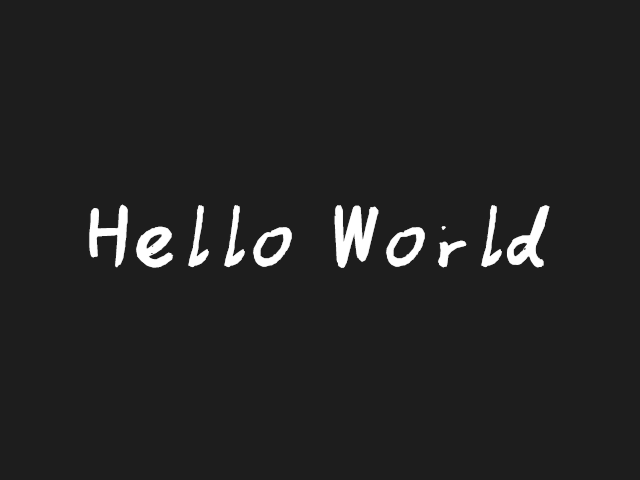
#> input picture 资源/实例代码/5.4-1  分水岭和GrabCut算法进行图像分割/stardust/HelloWorld.png, 640 x 480 px
$ python stardust.py
#> lines starting #> are read from the running program, lines starting #| are printed output that depends on the picture; after the words box and inside, x2 and y2 are one past the last pixel; in counts of white or black regions, pixels touching at a corner belong together
#file      stardust.py
#author    凡尘(Kevin Brooks)
#version   1.0
#date      2020_10_31
#github    https://github.com/stardust-scitech/OpenCM
#copyright Copyright (C) 2018, Stardust Studio, All Rights Reserved
#license   http://www.apache.org/licenses/LICENSE-2.0

#导入cv2模块，定义别名为cv
import cv2 as cv
#导入数学运算库，定义别名为np
import numpy as np

#加载图片
img = cv.imread("HelloWorld.png")
#> img is the input picture: shape (480, 640, 3); min 29, max 255, mean 34.7
#BGR转灰度
gray = cv.cvtColor(img,cv.COLOR_BGR2GRAY)
#二值化
ret,thresh = cv.threshold(gray,0,255,cv.THRESH_BINARY_INV+cv.THRESH_OTSU)
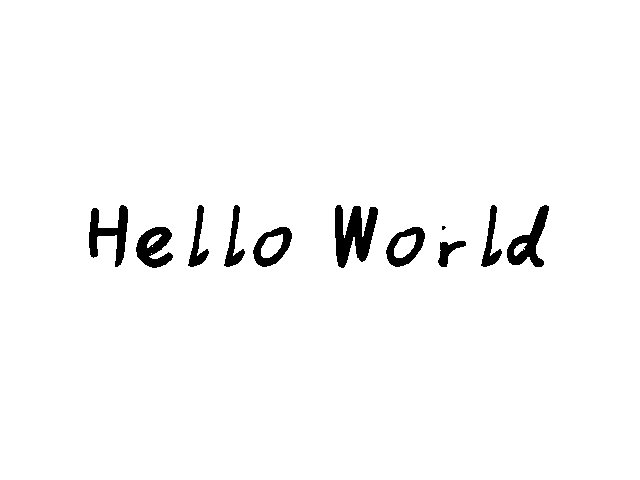
#> thresh: shape (480, 640); 97.4% white; 11 black regions (1 under 20 px), largest, box (x1, y1, x2, y2) and area: (335, 205, 378, 268) 1608, (89, 205, 128, 267) 1050, (507, 205, 549, 267) 1040
#> ret = 137
#创建结构单元
kernel = np.ones((3,3),np.uint8)
#图像膨胀
back_ground = cv.dilate(thresh,kernel,iterations=2)
#> back_ground: shape (480, 640); 99% white; 15 black regions (2 under 20 px), largest, box (x1, y1, x2, y2) and area: (337, 208, 376, 265) 855, (91, 208, 126, 263) 479, (509, 208, 547, 265) 455
#进行距离变换
distance_transform = cv.distanceTransform(thresh,cv.DIST_L2,5)
#阈值调节
ret,fore_ground = cv.threshold(distance_transform,0.3*distance_transform.max(),255,0)
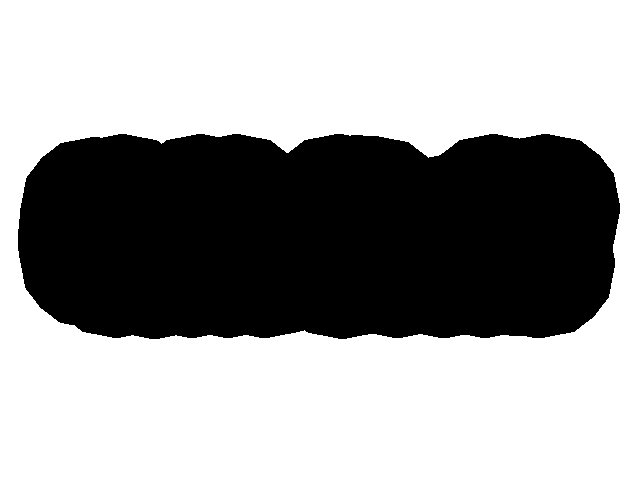
#> fore_ground: shape (480, 640) float32; 63.1% white; 1 black region, box (x1, y1, x2, y2) and area: (18, 134, 620, 339) 113346
#> ret = 71.73
#浮点转整数
fore_ground = np.uint8(fore_ground)
#两图像相减，获得重叠区域
unknown = cv.subtract(back_ground,fore_ground)
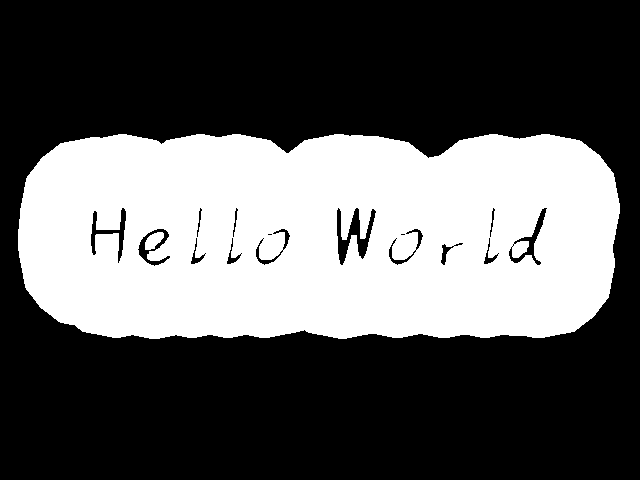
#> unknown: shape (480, 640); 35.9% white; 2 white regions, box (x1, y1, x2, y2) and area: (18, 134, 620, 339) 109990, (145, 232, 164, 250) 221
#连通域标记图像
ret,markers = cv.connectedComponents(back_ground)
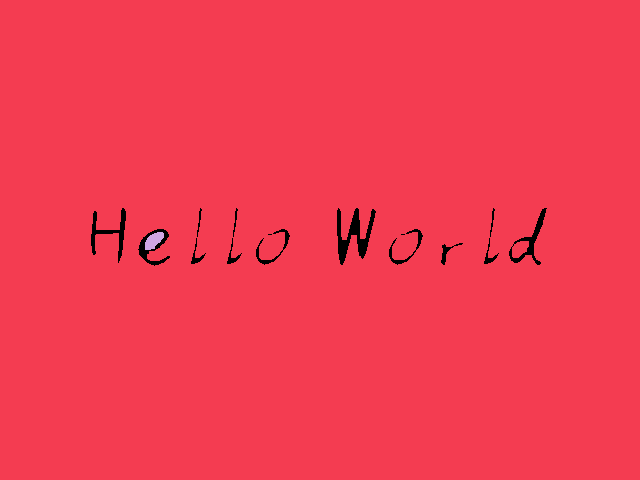
#> markers: shape (480, 640) int32; 3 distinct labels, from 0 to 2; one colour per label, 0 black
#> ret = 3
#背景区域+1
markers = markers +1
#> markers: shape (480, 640) int32; 3 distinct labels, from 1 to 3
#非标记区域置0
markers[unknown==255] = 0
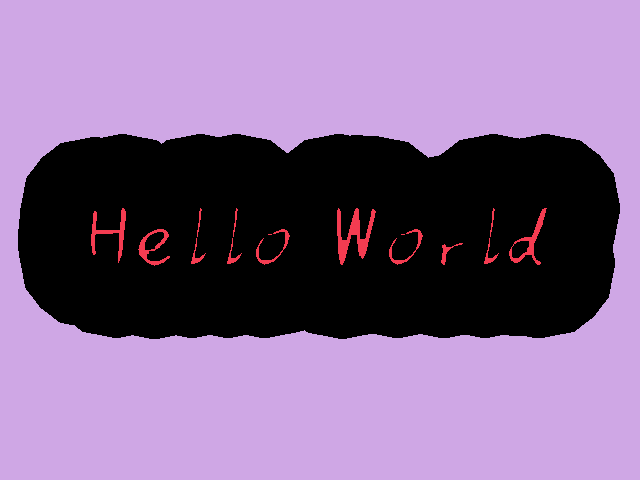
#> markers: shape (480, 640) int32; 3 distinct labels, from 0 to 2; one colour per label, 0 black
#漫水处理
markers = cv.watershed(img,markers)
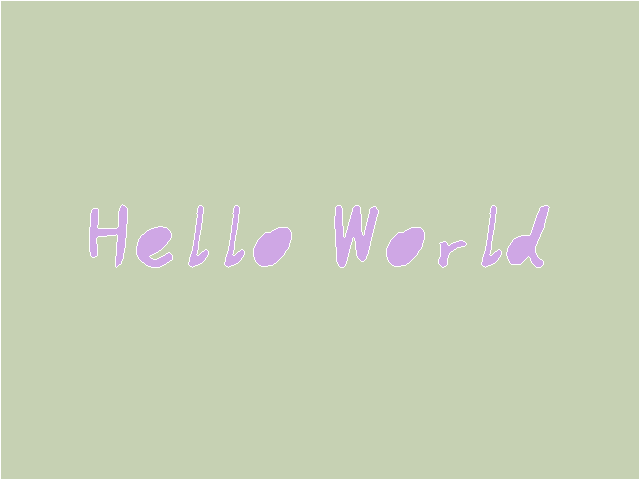
#> markers: shape (480, 640) int32; 3 distinct labels, from -1 to 2; one colour per label, 0 black, -1 white
#边界标记
img[markers == -1] = [0, 0, 255]
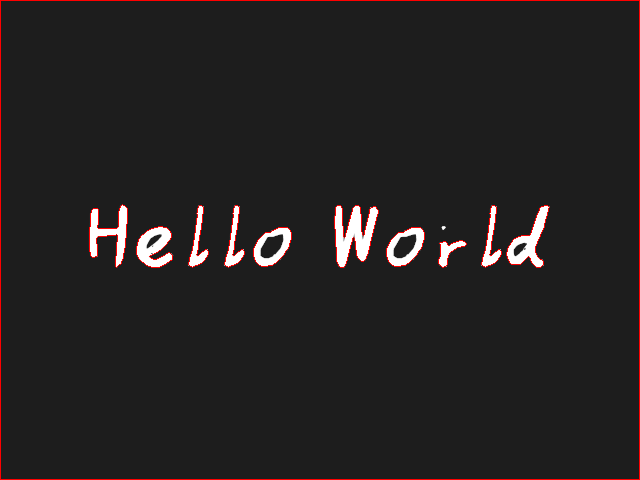
#> img: shape (480, 640, 3); 1.25% of pixels changed, all inside (x1, y1, x2, y2) = (0, 0, 640, 480)
#显示处理后的图像
cv.imshow('Water image',img)
#等待按下任意按键继续运行下一条语句
cv.waitKey(0)
